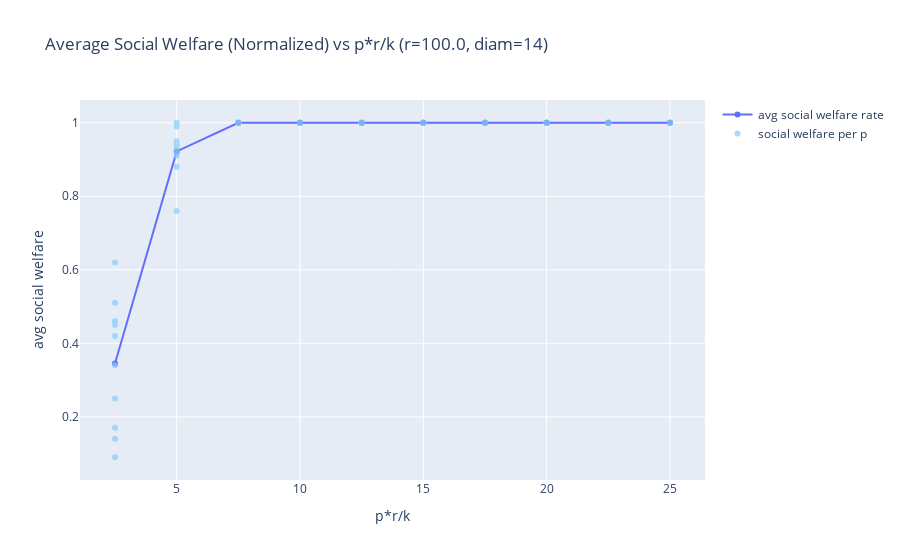
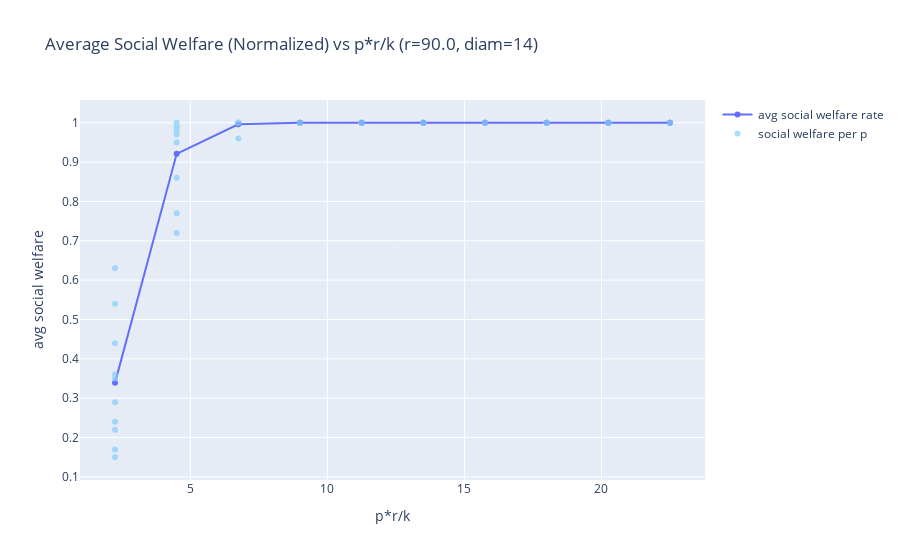
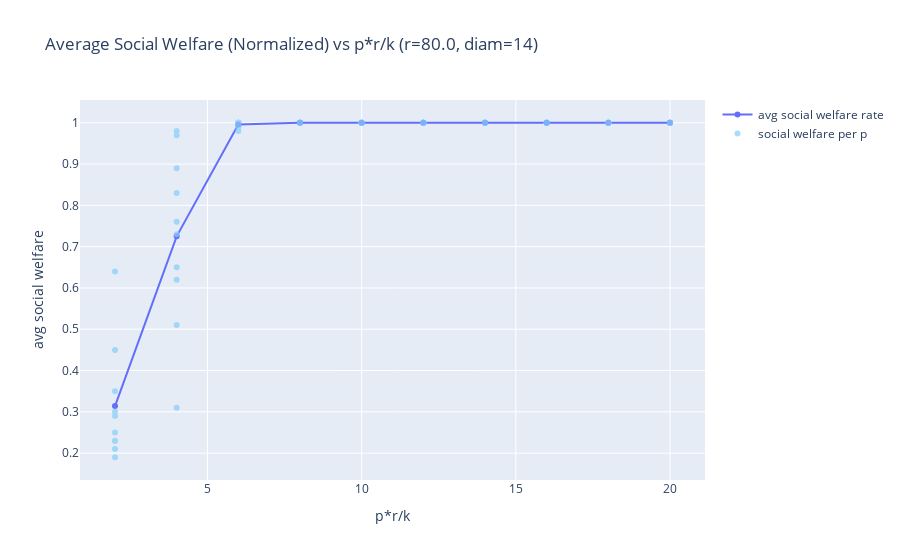
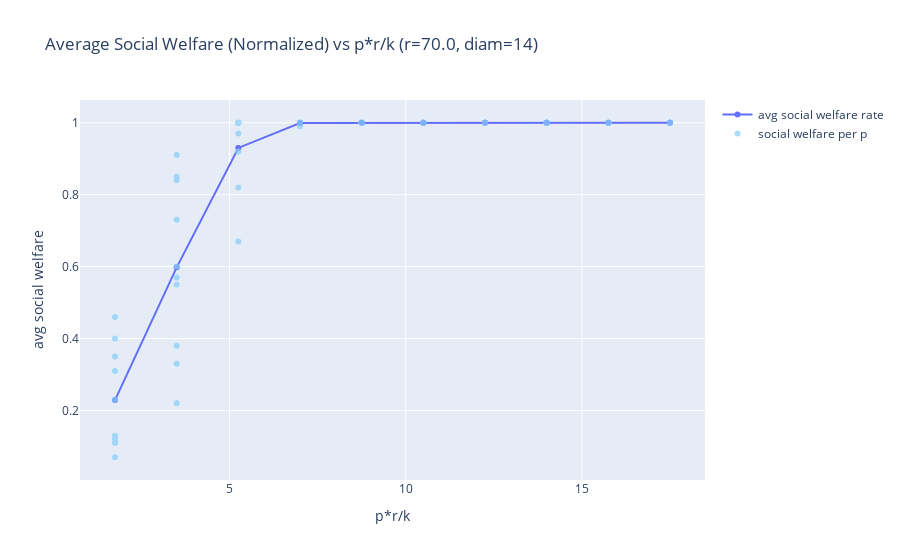

The cell these charts' notebook holds for them, in order:
### Code cell
run_sim(create_ws, True)

### Figure 1 — Plotly figure (JSON) as saved in the notebook; plotly's stock layout.template omitted (floating-point values rounded to 4 significant figures)
{"data": [{"hoverinfo": "skip", "mode": "lines+markers", "name": "avg social welfare rate", "type": "scatter", "x": [25, 22.5, 20, 17.5, 15, 12.5, 10.0, 7.5, 5.0, 2.5], "y": [1, 1, 1, 1, 1, 1, 1, 1, 0.922, 0.345]}, {"hoverinfo": "skip", "marker": {"color": "LightSkyBlue"}, "mode": "markers", "name": "social welfare per p", "opacity": 0.7, "type": "scatter", "x": [25, 25, 25, 25, 25, 25, 25, 25, 25, 25, 22.5, 22.5, 22.5, 22.5, 22.5, 22.5, 22.5, 22.5, 22.5, 22.5, 20, 20, 20, 20, 20, 20, 20, 20, 20, 20, 17.5, 17.5, 17.5, 17.5, 17.5, 17.5, 17.5, 17.5, 17.5, 17.5, 15, 15, 15, 15, 15, 15, 15, 15, 15, 15, 12.5, 12.5, 12.5, 12.5, 12.5, 12.5, 12.5, 12.5, 12.5, 12.5, 10.0, 10.0, 10.0, 10.0, 10.0, 10.0, 10.0, 10.0, 10.0, 10.0, 7.5, 7.5, 7.5, 7.5, 7.5, 7.5, 7.5, 7.5, 7.5, 7.5, 5.0, 5.0, 5.0, 5.0, 5.0, 5.0, 5.0, 5.0, 5.0, 5.0, 2.5, 2.5, 2.5, 2.5, 2.5, 2.5, 2.5, 2.5, 2.5, 2.5], "y": [1, 1, 1, 1, 1, 1, 1, 1, 1, 1, 1, 1, 1, 1, 1, 1, 1, 1, 1, 1, 1, 1, 1, 1, 1, 1, 1, 1, 1, 1, 1, 1, 1, 1, 1, 1, 1, 1, 1, 1, 1, 1, 1, 1, 1, 1, 1, 1, 1, 1, 1, 1, 1, 1, 1, 1, 1, 1, 1, 1, 1, 1, 1, 1, 1, 1, 1, 1, 1, 1, 1, 1, 1, 1, 1, 1, 1, 1, 1, 1, 0.92, 0.94, 0.93, 0.99, 1, 0.95, 0.88, 0.91, 0.94, 0.76, 0.46, 0.09, 0.42, 0.34, 0.51, 0.45, 0.62, 0.14, 0.25, 0.17]}], "layout": {"showlegend": true, "title": {"text": "Average Social Welfare (Normalized) vs p*r/k (r=100.0, diam=14)"}, "xaxis": {"title": {"text": "p*r/k"}}, "yaxis": {"title": {"text": "avg social welfare"}}}}

### Figure 2 — Plotly figure (JSON) as saved in the notebook; plotly's stock layout.template omitted (floating-point values rounded to 4 significant figures)
{"data": [{"hoverinfo": "skip", "mode": "lines+markers", "name": "avg social welfare rate", "type": "scatter", "x": [22.5, 20.25, 18, 15.75, 13.5, 11.25, 9.0, 6.75, 4.5, 2.25], "y": [1, 1, 1, 1, 1, 1, 1, 0.996, 0.921, 0.339]}, {"hoverinfo": "skip", "marker": {"color": "LightSkyBlue"}, "mode": "markers", "name": "social welfare per p", "opacity": 0.7, "type": "scatter", "x": [22.5, 22.5, 22.5, 22.5, 22.5, 22.5, 22.5, 22.5, 22.5, 22.5, 20.25, 20.25, 20.25, 20.25, 20.25, 20.25, 20.25, 20.25, 20.25, 20.25, 18, 18, 18, 18, 18, 18, 18, 18, 18, 18, 15.75, 15.75, 15.75, 15.75, 15.75, 15.75, 15.75, 15.75, 15.75, 15.75, 13.5, 13.5, 13.5, 13.5, 13.5, 13.5, 13.5, 13.5, 13.5, 13.5, 11.25, 11.25, 11.25, 11.25, 11.25, 11.25, 11.25, 11.25, 11.25, 11.25, 9.0, 9.0, 9.0, 9.0, 9.0, 9.0, 9.0, 9.0, 9.0, 9.0, 6.75, 6.75, 6.75, 6.75, 6.75, 6.75, 6.75, 6.75, 6.75, 6.75, 4.5, 4.5, 4.5, 4.5, 4.5, 4.5, 4.5, 4.5, 4.5, 4.5, 2.25, 2.25, 2.25, 2.25, 2.25, 2.25, 2.25, 2.25, 2.25, 2.25], "y": [1, 1, 1, 1, 1, 1, 1, 1, 1, 1, 1, 1, 1, 1, 1, 1, 1, 1, 1, 1, 1, 1, 1, 1, 1, 1, 1, 1, 1, 1, 1, 1, 1, 1, 1, 1, 1, 1, 1, 1, 1, 1, 1, 1, 1, 1, 1, 1, 1, 1, 1, 1, 1, 1, 1, 1, 1, 1, 1, 1, 1, 1, 1, 1, 1, 1, 1, 1, 1, 1, 1, 1, 0.96, 1, 1, 1, 1, 1, 1, 1, 0.99, 0.77, 0.95, 0.98, 0.98, 0.99, 0.86, 0.97, 0.72, 1, 0.22, 0.63, 0.44, 0.24, 0.36, 0.29, 0.54, 0.35, 0.17, 0.15]}], "layout": {"showlegend": true, "title": {"text": "Average Social Welfare (Normalized) vs p*r/k (r=90.0, diam=14)"}, "xaxis": {"title": {"text": "p*r/k"}}, "yaxis": {"title": {"text": "avg social welfare"}}}}

### Figure 3 — Plotly figure (JSON) as saved in the notebook; plotly's stock layout.template omitted (floating-point values rounded to 4 significant figures)
{"data": [{"hoverinfo": "skip", "mode": "lines+markers", "name": "avg social welfare rate", "type": "scatter", "x": [20, 18, 16, 14, 12, 10, 8.0, 6.0, 4.0, 2.0], "y": [1, 1, 1, 1, 1, 1, 1, 0.996, 0.725, 0.314]}, {"hoverinfo": "skip", "marker": {"color": "LightSkyBlue"}, "mode": "markers", "name": "social welfare per p", "opacity": 0.7, "type": "scatter", "x": [20, 20, 20, 20, 20, 20, 20, 20, 20, 20, 18, 18, 18, 18, 18, 18, 18, 18, 18, 18, 16, 16, 16, 16, 16, 16, 16, 16, 16, 16, 14, 14, 14, 14, 14, 14, 14, 14, 14, 14, 12, 12, 12, 12, 12, 12, 12, 12, 12, 12, 10, 10, 10, 10, 10, 10, 10, 10, 10, 10, 8.0, 8.0, 8.0, 8.0, 8.0, 8.0, 8.0, 8.0, 8.0, 8.0, 6.0, 6.0, 6.0, 6.0, 6.0, 6.0, 6.0, 6.0, 6.0, 6.0, 4.0, 4.0, 4.0, 4.0, 4.0, 4.0, 4.0, 4.0, 4.0, 4.0, 2.0, 2.0, 2.0, 2.0, 2.0, 2.0, 2.0, 2.0, 2.0, 2.0], "y": [1, 1, 1, 1, 1, 1, 1, 1, 1, 1, 1, 1, 1, 1, 1, 1, 1, 1, 1, 1, 1, 1, 1, 1, 1, 1, 1, 1, 1, 1, 1, 1, 1, 1, 1, 1, 1, 1, 1, 1, 1, 1, 1, 1, 1, 1, 1, 1, 1, 1, 1, 1, 1, 1, 1, 1, 1, 1, 1, 1, 1, 1, 1, 1, 1, 1, 1, 1, 1, 1, 1, 1, 1, 1, 0.99, 0.99, 0.98, 1, 1, 1, 0.73, 0.51, 0.62, 0.65, 0.31, 0.83, 0.97, 0.89, 0.98, 0.76, 0.25, 0.21, 0.45, 0.35, 0.64, 0.3, 0.23, 0.23, 0.19, 0.29]}], "layout": {"showlegend": true, "title": {"text": "Average Social Welfare (Normalized) vs p*r/k (r=80.0, diam=14)"}, "xaxis": {"title": {"text": "p*r/k"}}, "yaxis": {"title": {"text": "avg social welfare"}}}}

### Figure 4 — Plotly figure (JSON) as saved in the notebook; plotly's stock layout.template omitted (floating-point values rounded to 4 significant figures)
{"data": [{"hoverinfo": "skip", "mode": "lines+markers", "name": "avg social welfare rate", "type": "scatter", "x": [17.5, 15.75, 14, 12.25, 10.5, 8.75, 7.0, 5.25, 3.5, 1.75], "y": [1, 1, 1, 1, 1, 1, 0.999, 0.93, 0.598, 0.229]}, {"hoverinfo": "skip", "marker": {"color": "LightSkyBlue"}, "mode": "markers", "name": "social welfare per p", "opacity": 0.7, "type": "scatter", "x": [17.5, 17.5, 17.5, 17.5, 17.5, 17.5, 17.5, 17.5, 17.5, 17.5, 15.75, 15.75, 15.75, 15.75, 15.75, 15.75, 15.75, 15.75, 15.75, 15.75, 14, 14, 14, 14, 14, 14, 14, 14, 14, 14, 12.25, 12.25, 12.25, 12.25, 12.25, 12.25, 12.25, 12.25, 12.25, 12.25, 10.5, 10.5, 10.5, 10.5, 10.5, 10.5, 10.5, 10.5, 10.5, 10.5, 8.75, 8.75, 8.75, 8.75, 8.75, 8.75, 8.75, 8.75, 8.75, 8.75, 7.0, 7.0, 7.0, 7.0, 7.0, 7.0, 7.0, 7.0, 7.0, 7.0, 5.25, 5.25, 5.25, 5.25, 5.25, 5.25, 5.25, 5.25, 5.25, 5.25, 3.5, 3.5, 3.5, 3.5, 3.5, 3.5, 3.5, 3.5, 3.5, 3.5, 1.75, 1.75, 1.75, 1.75, 1.75, 1.75, 1.75, 1.75, 1.75, 1.75], "y": [1, 1, 1, 1, 1, 1, 1, 1, 1, 1, 1, 1, 1, 1, 1, 1, 1, 1, 1, 1, 1, 1, 1, 1, 1, 1, 1, 1, 1, 1, 1, 1, 1, 1, 1, 1, 1, 1, 1, 1, 1, 1, 1, 1, 1, 1, 1, 1, 1, 1, 1, 1, 1, 1, 1, 1, 1, 1, 1, 1, 1, 1, 1, 1, 1, 1, 1, 0.99, 1, 1, 1, 1, 1, 0.97, 0.67, 0.82, 1, 1, 0.92, 0.92, 0.84, 0.33, 0.85, 0.57, 0.55, 0.73, 0.6, 0.22, 0.38, 0.91, 0.07, 0.31, 0.13, 0.46, 0.23, 0.11, 0.35, 0.12, 0.4, 0.11]}], "layout": {"showlegend": true, "title": {"text": "Average Social Welfare (Normalized) vs p*r/k (r=70.0, diam=14)"}, "xaxis": {"title": {"text": "p*r/k"}}, "yaxis": {"title": {"text": "avg social welfare"}}}}
